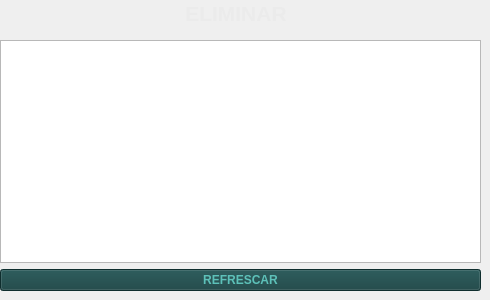
           <widget class="QWidget" name="tab_22">
            <attribute name="icon">
             <iconset>
              <normaloff>assets/SpotyUI/Eliminar.png</normaloff>assets/SpotyUI/Eliminar.png</iconset>
            </attribute>
            <attribute name="title">
             <string/>
            </attribute>
            <widget class="QWidget" name="layoutWidget_33">
             <property name="geometry">
              <rect>
               <x>0</x>
               <y>0</y>
               <width>471</width>
               <height>27</height>
              </rect>
             </property>
             <layout class="QHBoxLayout" name="horizontalLayout_20">
              <item>
               <spacer name="horizontalSpacer_43">
                <property name="orientation">
                 <enum>Qt::Horizontal</enum>
                </property>
                <property name="sizeHint" stdset="0">
                 <size>
                  <width>40</width>
                  <height>20</height>
                 </size>
                </property>
               </spacer>
              </item>
              <item>
               <widget class="QLabel" name="label_40">
                <property name="font">
                 <font>
                  <pointsize>16</pointsize>
                  <weight>75</weight>
                  <bold>true</bold>
                 </font>
                </property>
                <property name="styleSheet">
                 <string notr="true">color: rgb(235, 235, 235);</string>
                </property>
                <property name="text">
                 <string>ELIMINAR</string>
                </property>
                <property name="alignment">
                 <set>Qt::AlignCenter</set>
                </property>
               </widget>
              </item>
              <item>
               <spacer name="horizontalSpacer_44">
                <property name="orientation">
                 <enum>Qt::Horizontal</enum>
                </property>
                <property name="sizeHint" stdset="0">
                 <size>
                  <width>40</width>
                  <height>20</height>
                 </size>
                </property>
               </spacer>
              </item>
             </layout>
            </widget>
            <widget class="QWidget" name="layoutWidget_34">
             <property name="geometry">
              <rect>
               <x>0</x>
               <y>40</y>
               <width>481</width>
               <height>251</height>
              </rect>
             </property>
             <layout class="QVBoxLayout" name="verticalLayout_17">
              <item>
               <widget class="QTableView" name="BorrarTable_4">
                <property name="font">
                 <font>
                  <weight>75</weight>
                  <bold>true</bold>
                 </font>
                </property>
                <property name="styleSheet">
                 <string notr="true">background-color: rgb(93, 193, 185);
border-color: rgb(0, 0, 0);
selection-background-color: rgb(21, 65, 65);
color: rgb(11, 31, 31);
border-top-color: rgb(11, 31, 31);
gridline-color: rgb(11, 31, 31);
selection-color: rgb(187, 191, 179);
QHeaderView::section { 
			background-color: #0b1f1f 
	}</string>
                </property>
                <attribute name="horizontalHeaderDefaultSectionSize">
                 <number>119</number>
                </attribute>
               </widget>
              </item>
              <item>
               <widget class="QPushButton" name="BorrarRefresh_4">
                <property name="font">
                 <font>
                  <pointsize>9</pointsize>
                  <weight>75</weight>
                  <bold>true</bold>
                 </font>
                </property>
                <property name="styleSheet">
                 <string notr="true">color: rgb(93, 193, 185);
background-color: #154141;</string>
                </property>
                <property name="text">
                 <string>REFRESCAR</string>
                </property>
               </widget>
              </item>
             </layout>
            </widget>
           </widget>
